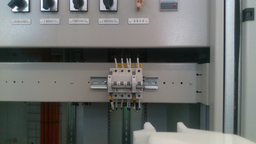
//> input picture resource/image/cell/airSwitch/3.png, 256 x 144 px, shrunk from 1280 x 720 before the run
$ ./main   (built with g++ and OpenCV 4)
//> lines starting //> are read from the running program, lines starting //| are printed output that depends on the picture; after the words box and inside, x2 and y2 are one past the last pixel; in counts of white or black regions, pixels touching at a corner belong together
#include <iostream>
#include <opencv2/opencv.hpp>
#include <sys/time.h>
#include <unistd.h>

using namespace std;
using namespace cv;

class DetectCircle {
public:
    Mat sourceImg;
    vector<Vec3f> circleInfo;
    DetectCircle(Mat inputImg) : sourceImg(inputImg) {

    }
    void getCircles(double dp = 1, double minDist = 10) {
        HoughCircles(sourceImg, circleInfo, HOUGH_GRADIENT, dp, minDist, 80, 40, 0, 0);
        cout << (circleInfo.size() >= 1 ? "find circles" : "not find circles") << endl;
    }
    void printCircleInfo() {
        for (auto i : circleInfo)
            cout << i << endl;
    }
};

class DetectRect {
public:
    Mat sourceImg;
    vector<Point> corners;
    vector<Vec3f> cornersWithDepth;

    DetectRect(Mat inputImg) : sourceImg(inputImg) {

    }

    void sortConrersUseCircle() {
        vector<Point> sortedCorner(3, Point(0, 0)); //maxDistance:0
        DetectCircle detectCircle(sourceImg);
        detectCircle.getCircles();
        cout << "we have " << detectCircle.circleInfo.size() << " circles." << endl;
        detectCircle.printCircleInfo();

        //core
        Vec3f circlePoint;
        //if we have many circle, we get average
        for (auto circle : detectCircle.circleInfo) {
            circlePoint += circle;
        }
        circlePoint[0] /= detectCircle.circleInfo.size();
        circlePoint[1] /= detectCircle.circleInfo.size();
        circlePoint[2] /= detectCircle.circleInfo.size();
        //get max distance of corner to circle center
        float maxDistance = 0;
        int maxNo = 0;
        for (int i = 0; i < 3; i++) {
            double distance = pow(corners[i].x - circlePoint[0], 2) + pow(corners[i].y - circlePoint[1], 2);
            if (distance > maxDistance) {
                maxDistance = distance;
                maxNo = i;
            }
        }
        cout << "maxDistance: " << maxDistance << ". maxNo: " << maxNo << endl;
        sortedCorner[0] = corners[maxNo];   //maxDistance
        switch (maxNo) {
            case 0 : {
                if (corners[1].x > corners[2].x) {
                    sortedCorner[1] = corners[1];
                    sortedCorner[2] = corners[2];
                }
                else {
                    sortedCorner[1] = corners[2];
                    sortedCorner[2] = corners[1];
                }
                break;
            }
            case 1 : {
                if (corners[0].x > corners[2].x) {
                    sortedCorner[1] = corners[0];
                    sortedCorner[2] = corners[2];
                }
                else {
                    sortedCorner[1] = corners[2];
                    sortedCorner[2] = corners[0];
                }
                break;
            }
            case 2 : {
                if (corners[0].x > corners[1].x) {
                    sortedCorner[1] = corners[0];
                    sortedCorner[2] = corners[1];
                }
                else {
                    sortedCorner[1] = corners[1];
                    sortedCorner[2] = corners[0];
                }
                break;
            }
        }
        corners = sortedCorner; //sorted corners
    }
    void getCornersWitdhDepth() {
        goodFeaturesToTrack(sourceImg, corners, 3, 0.1, 10);
        //sort
        sortConrersUseCircle();
//        for (auto point : corners) { //add corners' depth info
//            cornersWithDepth.push_back( Vec3f(point.x, point.y, getPointDepth(point)) );
//        }
    }
    void printCorners() {
        for (auto i : corners)
            cout << i << endl;
    }
    void printCornersWithDistance() {
        cout << "find " << corners.size() << " points" << endl;
        for (auto i : cornersWithDepth)
            cout << i << endl;
    }
};


int main()
{
    Mat sourceImg = imread("../detectDiffRect/image/3.png");
//> sourceImg is the input picture: 144 rows x 256 cols, CV_8UC3; mean B, G, R 110.5, 112.6, 110.3
    cvtColor(sourceImg, sourceImg, COLOR_BGR2GRAY);
//> sourceImg: 144 rows x 256 cols, CV_8UC1
// [5 lines of commented-out code are left out]

    DetectRect detectRect(sourceImg);
    detectRect.getCornersWitdhDepth();
    detectRect.printCorners();

    for (auto i : detectRect.corners) {
        circle(sourceImg, i, 7, Scalar(255));
    }
//> this loop made 3 passes
//> i on passes 1 to 3: Point(16, 7), Point(105, 9), Point(27, 10)
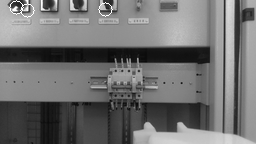
//> sourceImg: 144 rows x 256 cols, CV_8UC1; min 5, max 255, mean 112.1
imshow("sourceImg", sourceImg);
    waitKey(0);
    destroyAllWindows();
    return 0;
}

$ run again, with resource/image/cell/airSwitch/1.png copied over resource/image/cell/airSwitch/3.png
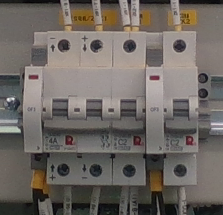
//> input picture resource/image/cell/airSwitch/1.png, 223 x 215 px
//> sourceImg is the input picture: 215 rows x 223 cols, CV_8UC3; mean B, G, R 98.9, 103.8, 110
//> `cvtColor(sourceImg, sourceImg, COLOR_BGR2GRAY);`:
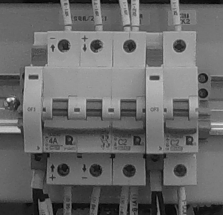
//> sourceImg: 215 rows x 223 cols, CV_8UC1; min 2, max 242, mean 105
//> the loop `for (auto i : detectRect.corners)` made 3 passes
//> i on passes 1 to 3: Point(13, 99), Point(52, 45), Point(19, 131)
//> after the loop `for (auto i : detectRect.corners)`:
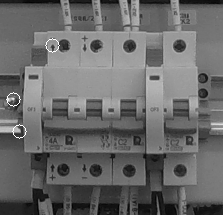
//> sourceImg: 215 rows x 223 cols, CV_8UC1; 0.23% of pixels changed, all inside (x1, y1, x2, y2) = (6, 38, 60, 139)

$ run again, with resource/image/cell/airSwitch/2.png copied over resource/image/cell/airSwitch/3.png
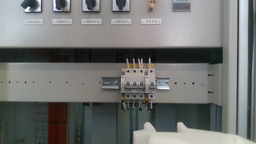
//> input picture resource/image/cell/airSwitch/2.png, 256 x 144 px, shrunk from 1280 x 720 before the run
//> sourceImg is the input picture: 144 rows x 256 cols, CV_8UC3; mean B, G, R 114.2, 116.1, 114.4
//> the loop `for (auto i : detectRect.corners)` made 3 passes
//> i on passes 1 to 3: Point(28, 7), Point(151, 71), Point(39, 10)
//> after the loop `for (auto i : detectRect.corners)`:
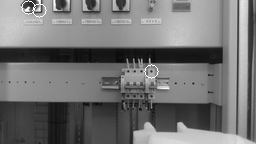
//> sourceImg: 144 rows x 256 cols, CV_8UC1; min 4, max 255, mean 115.7

$ run again, with resource/image/cell/airSwitch/airSwitch.png copied over resource/image/cell/airSwitch/3.png
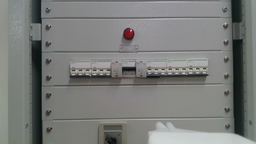
//> input picture resource/image/cell/airSwitch/airSwitch.png, 256 x 144 px, shrunk from 674 x 379 before the run
//> sourceImg is the input picture: 144 rows x 256 cols, CV_8UC3; mean B, G, R 122.4, 124.5, 122.9
//> the loop `for (auto i : detectRect.corners)` made 3 passes
//> i on passes 1 to 3: Point(40, 22), Point(135, 66), Point(132, 30)
//> after the loop `for (auto i : detectRect.corners)`:
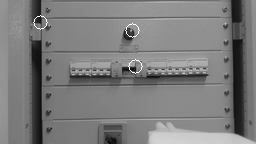
//> sourceImg: 144 rows x 256 cols, CV_8UC1; min 11, max 255, mean 124.2
